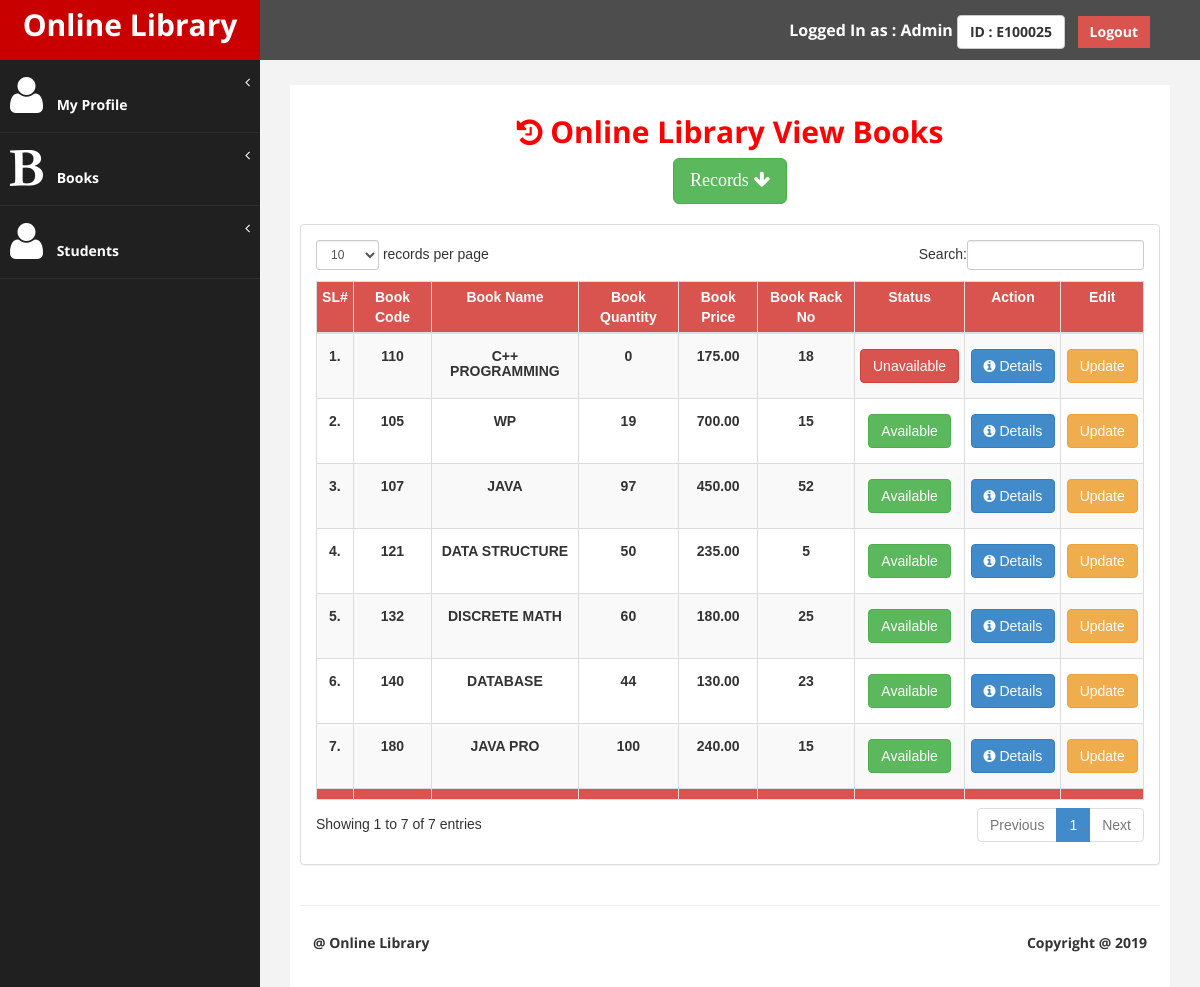
/Project/view_book.php (signed in), run on the app's committed database.
### tables this page shows
CREATE TABLE `atw_employee` (
  `a_id` int(11) NOT NULL,
  `a_userid` varchar(100) NOT NULL,
  `a_username` varchar(50) NOT NULL,
  `a_name` varchar(100) NOT NULL,
  `a_tpin` int(11) NOT NULL,
  `a_contact` varchar(20) NOT NULL,
  `a_email` varchar(100) NOT NULL,
  `a_password` varchar(255) NOT NULL,
  `a_reg_date` datetime NOT NULL,
  `a_image` blob NOT NULL,
  `a_token` varchar(255) NOT NULL,
  `a_status` int(11) NOT NULL,
  `a_admin` int(11) NOT NULL
);

CREATE TABLE `libsys_books` (
  `b_id` int(11) NOT NULL,
  `b_code` varchar(50) NOT NULL,
  `b_name` varchar(50) NOT NULL,
  `b_author` int(11) NOT NULL,
  `b_publishar` int(11) NOT NULL,
  `b_check` int(11) NOT NULL COMMENT 'author+publisher',
  `b_qty` int(11) NOT NULL,
  `b_self` int(11) NOT NULL,
  `b_price` decimal(10,2) NOT NULL,
  `b_status` int(11) NOT NULL
);

### Project/includes/common.php (called while the page is built, shortened)
<?php
$WebsiteSiteName="Online Library";
?>

### Project/includes/functions.php (called while the page is built, shortened)
<?php
include './includes/dbconnect.php';
function get_employee_info_by_id($user_id){
    global $connecton;
    $var = array();
    $results = mysqli_query($connecton,"SELECT * FROM atw_employee WHERE a_id ='".$user_id."'");
    if($results){
        $var = mysqli_fetch_array($results);
    }
    return $var;
}
function get_all_libsys_books(){
    global $connecton;
    $var = array();
    $query = mysqli_query($connecton,"SELECT * FROM libsys_books");
    if($query){
        while($row = mysqli_fetch_array($query)){
            $var[] = $row;
        }
    }else{
        echo mysqli_error();
    }
    return $var;
}
?>

### Project/view_book.php (the view, shortened to what this page needs)
<?php
if(!isset($_SESSION['employee'])){
header("Location: login.php");
}else{
include './includes/common.php';
include './includes/functions.php';
$pageName = 'View Books';
$user_id = $_SESSION['employee']['a_id'];
$user_info = get_employee_info_by_id($user_id);
?>
<!DOCTYPE html>
<html xmlns="http://www.w3.org/1999/xhtml">
<head>
    <link href="assets/css/bootstrap.css" rel="stylesheet" />
    <link href="assets/css/font-awesome.css" rel="stylesheet" />
     <link href="assets/css/animate.css" rel="stylesheet" />
    <link href="assets/css/custom.css" rel="stylesheet" />
    <link href="assets/js/dataTables/dataTables.bootstrap.css" rel="stylesheet" />
</head>
    <body >
    <div id="wrapper">
        <?php include './navtop.php'; ?>
        <?php include './navside.php'; ?>
        <div id="page-wrapper" >
            <div id="page-inner">
                <div class="row">
                    <div class="col-md-12 text-center" id="fun">
                        <h2><b><i class="fa fa-history"></i><?php echo " ".$WebsiteSiteName." ".$pageName?> </b></h2>
                         <a class="btn btn-lg btn-success" style="font-family: cursive;" id="sp">Records&nbsp;<i class="fa fa-arrow-down"></i></a>
                         <br>
                             <br>
                    </div>
                </div>
            <div class="row animated jackInTheBox">
                <div class="col-md-12" id="acr">
                    <div class="panel panel-default btn-default" style="font-family: sans-serif;">
                        <div class="panel-body">
                            <div class="table-responsive">
                                <table class="table table-striped table-bordered table-condensed table-hover text-center" id="dataTables-example">
                                    <thead>
                                        <tr class="btn-danger text-center">
                                            <td><b>SL#</b></td>
                                            <td><b>Book Code</b></td>
                                            <td><b>Book Name</b></td>
                                            <td><b>Book Quantity</b></td>
                                            <td><b>Book Price</b></td>
                                            <td><b>Book Rack No</b></td>
                                            <td><b>Status</b></td>
                                            <td colspan=""><b>Action</b>
                                                </td>
                                            <td colspan=""><b>Edit</b>
                                                </td>
                                        </tr>
                                    </thead>
                                    <tbody>
                                         <?php
                                        $i=1;
                                        $all_books=get_all_libsys_books();
                                        foreach ($all_books as $books){
                                         ?>
                                        <tr id="<?php echo $books['b_id']; ?>">
                                            <td><h5><b><?php echo $i; ?>.</b></h5></td>
                                            <td data-target="book_code"><h5><b><?php echo $books['b_code'] ?></b></h5></td>
                                            <td data-target="book_name"><h5><b><?php echo $books['b_name'] ?></b></h5></td>
                                            <td data-target="book_quantity"><h5><b><?php echo $books['b_qty']; ?></b></h5></td>
                                            <td data-target="book_price"><h5><b><?php echo $books['b_price']; ?></b></h5></td>
                                            <td data-target="book_rack"><h5><b><?php echo $books['b_self']; ?></b></h5></td>
                                            <td><h5><b><?php
                                            if($books['b_status']==1 && $books['b_qty']>1){echo '<span class=" btn btn-success">Available</span>';}
                                            else{ echo '<span class="btn btn-danger">Unavailable</span>'; } ?></b></h5></td>
                                            <td><h5>
                                                <a class="btn btn-primary" onClick="window.open('book_details.php?bookId=<?php echo $books['b_id']; ?>','SearchTip','width=700,height=630,resizable=yes,scrollbars=yes')">
                                                  <i class="fa fa-info-circle"></i> Details
                                                </a></h5>
                                            </td>
                                            <td><h5><b>
                                                        <form action="post_update_book.php" method="post">
                                                    <input type="submit" class="btn btn-md btn-warning" value="Update"/>
                                                        </form>
                                                    </b></h5></td>
                                        </tr>
                                        <?php
                                        $i++; } ?>
                                    </tbody>
                                    <tfoot>
                                        <tr class="btn-danger text-center">
                                           <td></td>
                                            <td></td>
                                            <td></td>
                                            <td></td>
                                            <td></td>
                                            <td></td>
                                            <td></td>
                                            <td></td>
                                            <td></td>
                                        </tr>
                                    </tfoot>
                                </table>
                            </div>
                        </div>
                    </div>
                </div>
            </div>
                <hr />
        <?php include './footer.php'; ?>
        </div>
    </div>
            </div>
</body>
</html>
<?php } ?>

### Project/navtop.php
<nav class="navbar navbar-default navbar-cls-top " role="navigation" style="margin-bottom: 0">
    <div class="navbar-header">
        <a class="navbar-brand" href="cpanel.php"><?php echo '<b>'.$WebsiteSiteName.'</b>'; ?></a>
    </div>
    <div style="color: white;padding: 15px 50px 5px 50px;float: right;font-size: 16px;">
        <b>Logged In as : <b><?php echo $user_info['a_name']; ?></b> <a href="profile.php" class="btn btn-default"><b><?php echo 'ID : '.$user_info['a_userid']; ?></b></a>
            </b>&nbsp;
            <a href="logout.php" class="btn btn-danger square-btn-adjust"><b>Logout</b></a>
    </div>
</nav>

### Project/assets/css/custom.css (style rules this page uses)
body { font-family: 'Open Sans', sans-serif; }
#wrapper { width: 100%; background:#202020; }
#page-wrapper { padding: 15px 15px; min-height: 600px; background:#F3F3F3; }
#page-inner { width:100%; margin:10px 20px 10px 0px; background-color:#fff!important; padding:10px; min-height:1200px; }
.text-center { text-align:center; }
h2 { color: #f00; }
.square-btn-adjust { border: 0px solid transparent; -webkit-border-radius: 0px; -moz-border-radius: 0px; border-radius: 0px; }
.navbar-cls-top .navbar-brand { color: #fff; background: #C90000; width: 260px; text-align: center; height: 60px; font-size: 30px; font-weight: 700; }
.navbar-cls-top { background:#4D4D4D; border-bottom:none; }
.navbar-default { border:0px solid black; }
.navbar-header { background: #A70303; }
@media (min-width:768px) { #page-wrapper { margin: 0 0 0 260px; padding: 15px 30px; min-height: 1200px; } }
@media (min-width:768px) { .navbar { border-radius: 0px; } }

### data on the page
atw_employee: a_name "Admin", a_userid "E100025"
libsys_books: b_code "110", b_name "C++ PROGRAMMING", b_qty "0", b_price "175.00", b_self "18", b_status "Unavailable"
libsys_books: b_code "105", b_name "WP", b_qty "19", b_price "700.00", b_self "15", b_status "Available"
libsys_books: b_code "107", b_name "JAVA", b_qty "97", b_price "450.00", b_self "52", b_status "Available"
libsys_books: b_code "121", b_name "DATA STRUCTURE", b_qty "50", b_price "235.00", b_self "5", b_status "Available"
libsys_books: b_code "132", b_name "DISCRETE MATH", b_qty "60", b_price "180.00", b_self "25", b_status "Available"
libsys_books: b_code "140", b_name "DATABASE", b_qty "44", b_price "130.00", b_self "23", b_status "Available"
libsys_books: b_code "180", b_name "JAVA PRO", b_qty "100", b_price "240.00", b_self "15", b_status "Available"

### other printed values
$WebsiteSiteName "Online Library"
$pageName "View Books"
